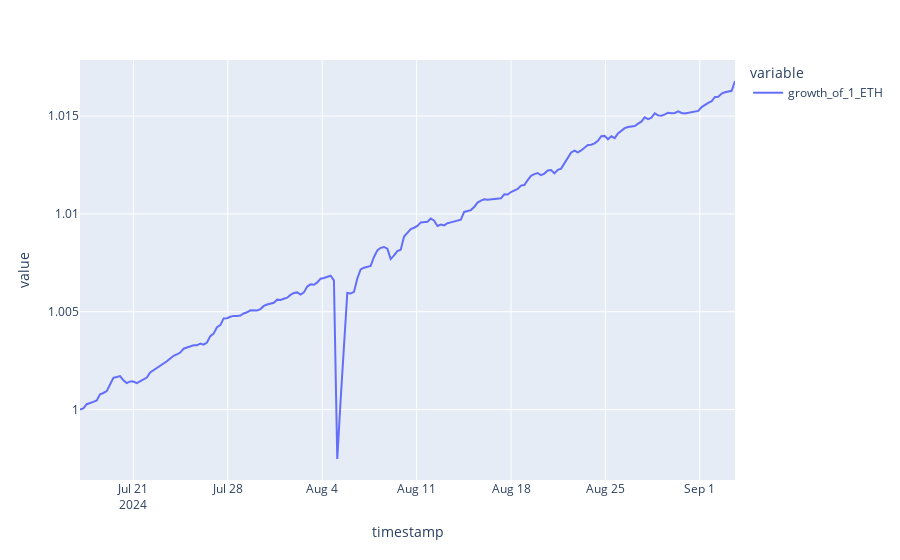

This figure's notebook cell:
### Code cell
def transform_groth_of_a_dollar_df_to_growth_of_1_ETH_with_no_entrance_costs(raw_growth_of_a_dollar_df:pd.DataFrame, mock_date_deployed:str = '2024, 7, 17'):
    growth_of_a_dollar_df =  raw_growth_of_a_dollar_df[raw_growth_of_a_dollar_df.index > mock_date_deployed].copy()
    growth_of_a_dollar_df['starting_quantity_of_lp_tokens'] = 1 / growth_of_a_dollar_df['safeLPTokenPriceInETH'].values[0] # constant
    growth_of_a_dollar_df['safe_value_of_lp_tokens'] = growth_of_a_dollar_df['starting_quantity_of_lp_tokens'] * growth_of_a_dollar_df['safeLPTokenPriceInETH']

    _add_BAL_and_AURA_minted_eth_value(growth_of_a_dollar_df)
    _add_extra_rewarders_incentive_eth_value(growth_of_a_dollar_df)
    growth_of_a_dollar_df['total_cumulative_incentive_tokens_current_eth_value'] = growth_of_a_dollar_df['extra_rewarder_cumulative_incentive_eth_value'] + growth_of_a_dollar_df['main_rewarder_cumulative_incentive_eth_value']
    growth_of_a_dollar_df['growth_of_1_ETH'] = growth_of_a_dollar_df['safe_value_of_lp_tokens'] + growth_of_a_dollar_df['total_cumulative_incentive_tokens_current_eth_value']
    return growth_of_a_dollar_df



def _add_BAL_and_AURA_minted_eth_value(growth_of_a_dollar_df:pd.DataFrame):
    starting_mintedBAL_rewardPerToken  = growth_of_a_dollar_df['mintedBAL_rewardPerToken'].values[0]
    growth_of_a_dollar_df['BAL_minted_since_start_date'] = growth_of_a_dollar_df['starting_quantity_of_lp_tokens'] * (growth_of_a_dollar_df['mintedBAL_rewardPerToken'] - starting_mintedBAL_rewardPerToken)
    growth_of_a_dollar_df['AURA_minted_since_start_date'] = growth_of_a_dollar_df['BAL_minted_since_start_date'] * growth_of_a_dollar_df['AURA_minted_for_one_BAL']
    growth_of_a_dollar_df['main_rewarder_cumulative_incentive_eth_value'] = (growth_of_a_dollar_df['BAL_minted_since_start_date'] * growth_of_a_dollar_df['BAL_to_ETH']) + (growth_of_a_dollar_df['AURA_minted_since_start_date'] * growth_of_a_dollar_df['AURA_to_ETH'])
    

def _add_extra_rewarders_incentive_eth_value(growth_of_a_dollar_df:pd.DataFrame):
    
    extra_reward_per_token_cols = [c for c in growth_of_a_dollar_df.columns if 'extraRewardPerToken' in c] # format like AURA|| 0 extraRewardPerToken
    extra_reward_to_eth_cols = [f"{c.split('||')[0]}_to_ETH" for c in extra_reward_per_token_cols]
    print(f'{extra_reward_per_token_cols=} {extra_reward_to_eth_cols=}')
    growth_of_a_dollar_df['extra_rewarder_cumulative_incentive_eth_value'] = 0.0
    for extra_rewardPerToken_col, ETH_price_col in zip(extra_reward_per_token_cols, extra_reward_to_eth_cols):
        starting_rewardPerToken = growth_of_a_dollar_df[extra_rewardPerToken_col].values[0]
        extra_rewards_minted_since_start = growth_of_a_dollar_df['starting_quantity_of_lp_tokens'] * (growth_of_a_dollar_df[extra_rewardPerToken_col] - starting_rewardPerToken)
        growth_of_a_dollar_df['extra_rewarder_cumulative_incentive_eth_value'] += extra_rewards_minted_since_start * growth_of_a_dollar_df[ETH_price_col]
        
growth_of_a_dollar_df = transform_groth_of_a_dollar_df_to_growth_of_1_ETH_with_no_entrance_costs(raw_growth_of_a_dollar_df)
px.line(growth_of_a_dollar_df['growth_of_1_ETH'])

### Figure 1 — Plotly figure (JSON) as saved in the notebook; plotly's stock layout.template omitted (floating-point values rounded to 4 significant figures; data arrays with more than 128 entries replaced by an {"elided": "..."} marker saying what was removed)
{"data": [{"hovertemplate": "variable=growth_of_1_ETH<br>timestamp=%{x}<br>value=%{y}<extra></extra>", "legendgroup": "growth_of_1_ETH", "line": {"color": "#636efa", "dash": "solid"}, "marker": {"symbol": "circle"}, "mode": "lines", "name": "growth_of_1_ETH", "orientation": "v", "showlegend": true, "type": "scatter", "x": {"elided": "197 str values"}, "xaxis": "x", "y": {"elided": "197 float values"}, "yaxis": "y"}], "layout": {"legend": {"title": {"text": "variable"}, "tracegroupgap": 0}, "margin": {"t": 60}, "xaxis": {"anchor": "y", "domain": [0, 1], "title": {"text": "timestamp"}}, "yaxis": {"anchor": "x", "domain": [0, 1], "title": {"text": "value"}}}}
